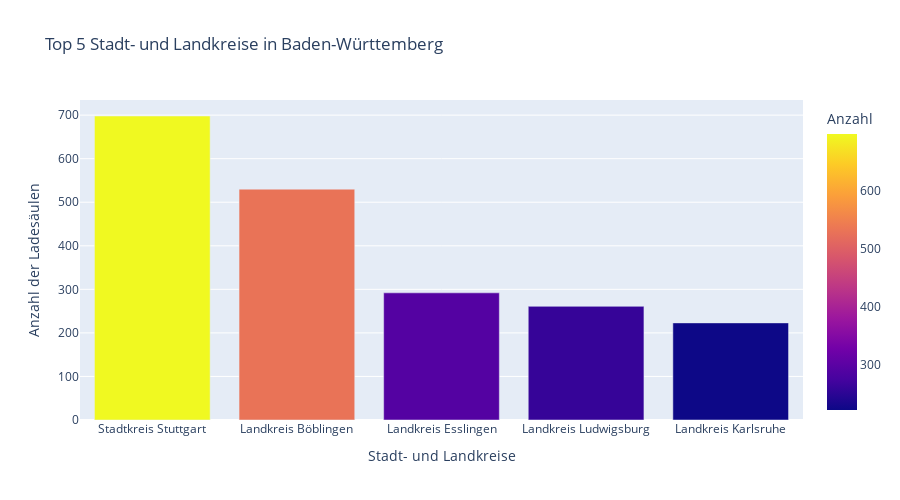

Notebook code for this chart:
### Markdown cell above
# Top 5 Land/Stadtkreise in Baden-Württemberg

### Code cell
# Datenrahmen aus der CSV-Datei laden
ladesaeulen_ds = pd.read_csv('C:\\Users\\Administrator\\OneDrive\\Dokumente\\Data Science Portfolio\\Data Science\\Analytics-Avengers\\charging_data.csv')

# Spaltenname für die Orte
orte_spalte = 'kreis_kreisfreie_stadt'

# Liste der gesuchten Orte bzw. alle Stadt/Landkreise in Baden-Württemberg
gesuchte_orte = ['Alb-Donau-Kreis', 'Biberach', 'Bodenseekreis', 'Böblingen', 'Breisgau-Hochschwarzwald',
                 'Calw', 'Emmendingen', 'Enzkreis', 'Esslingen', 'Freudenstadt', 'Göppingen',
                 'Heidenheim', 'Heilbronn', 'Hohenlohekreis', 'Karlsruhe', 'Konstanz', 'Lörrach',
                 'Ludwigsburg', 'Main-Tauber-Kreis', 'Mannheim', 'Neckar-Odenwald-Kreis', 'Ortenaukreis',
                 'Ostalbkreis', 'Pforzheim', 'Rastatt', 'Ravensburg', 'Rems-Murr-Kreis', 'Reutlingen',
                 'Rhein-Neckar-Kreis', 'Rottweil', 'Schwäbisch Hall', 'Schwarzwald-Baar-Kreis',
                 'Sigmaringen', 'Tübingen', 'Tuttlingen', 'Waldshut', 'Baden-Baden', 'Freiburg im Breisgau',
                 'Heidelberg', 'Heilbronn', 'Karlsruhe', 'Mannheim', 'Pforzheim', 'Stuttgart', 'Ulm']

# Datenrahmen nach den gesuchten Orten filtern
gefilterter_ds = ladesaeulen_ds[ladesaeulen_ds[orte_spalte].str.contains('|'.join(gesuchte_orte))]

# Anzahl der Ladesäulen pro Ort zählen
anzahl_ladesaeulen_pro_ort = gefilterter_ds.groupby(orte_spalte).size().reset_index(name='count')

# Top 5 Orte nach Ladesäulenanzahl auswählen
top5_orte = anzahl_ladesaeulen_pro_ort.sort_values(by='count', ascending=False).head(5)

# Ergebnisse anzeigen
print(top5_orte)

# Balkendiagramm mit Plotly Express erstellen
fig = px.bar(top5_orte,
             x='kreis_kreisfreie_stadt',
             y='count',
             title='Top 5 Stadt- und Landkreise in Baden-Württemberg',
             color='count',
             labels={'kreis_kreisfreie_stadt': 'Stadt- und Landkreise', 'count': 'Anzahl'},
             height=500)

fig.update_layout(xaxis_title='Stadt- und Landkreise', yaxis_title='Anzahl der Ladesäulen')
fig.show()

### Figure 1 — Plotly figure (JSON) as saved in the notebook; plotly's stock layout.template omitted (floating-point values rounded to 4 significant figures)
{"data": [{"alignmentgroup": "True", "hovertemplate": "Stadt- und Landkreise=%{x}<br>Anzahl=%{marker.color}<extra></extra>", "legendgroup": "", "marker": {"color": [698, 530, 292, 261, 223], "coloraxis": "coloraxis", "pattern": {"shape": ""}}, "name": "", "offsetgroup": "", "orientation": "v", "showlegend": false, "textposition": "auto", "type": "bar", "x": ["Stadtkreis Stuttgart", "Landkreis Böblingen", "Landkreis Esslingen", "Landkreis Ludwigsburg", "Landkreis Karlsruhe"], "xaxis": "x", "y": [698, 530, 292, 261, 223], "yaxis": "y"}], "layout": {"barmode": "relative", "coloraxis": {"colorbar": {"title": {"text": "Anzahl"}}, "colorscale": [[0, "#0d0887"], [0.1111, "#46039f"], [0.2222, "#7201a8"], [0.3333, "#9c179e"], [0.4444, "#bd3786"], [0.5556, "#d8576b"], [0.6667, "#ed7953"], [0.7778, "#fb9f3a"], [0.8889, "#fdca26"], [1, "#f0f921"]]}, "height": 500, "legend": {"tracegroupgap": 0}, "title": {"text": "Top 5 Stadt- und Landkreise in Baden-Württemberg"}, "xaxis": {"anchor": "y", "domain": [0, 1], "title": {"text": "Stadt- und Landkreise"}}, "yaxis": {"anchor": "x", "domain": [0, 1], "title": {"text": "Anzahl der Ladesäulen"}}}}
